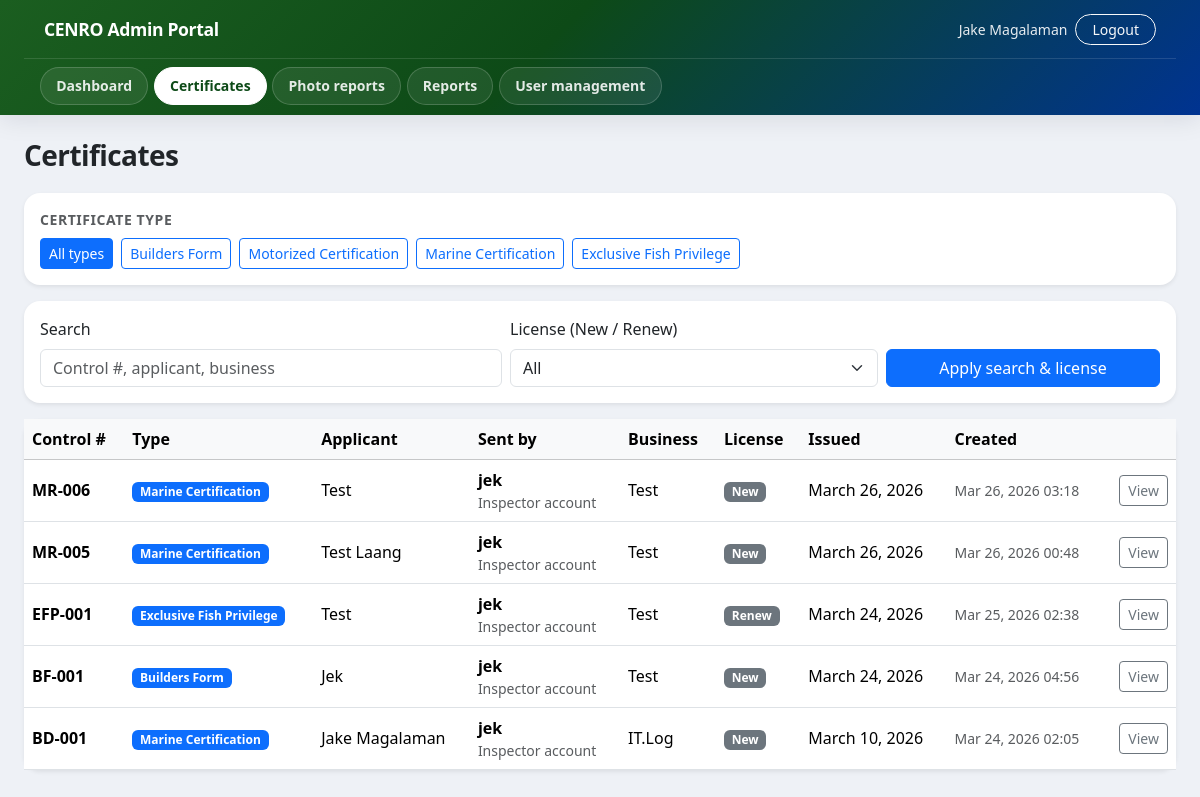
/panel/certificates/ (signed in), run on an earlier commit of the app's database.
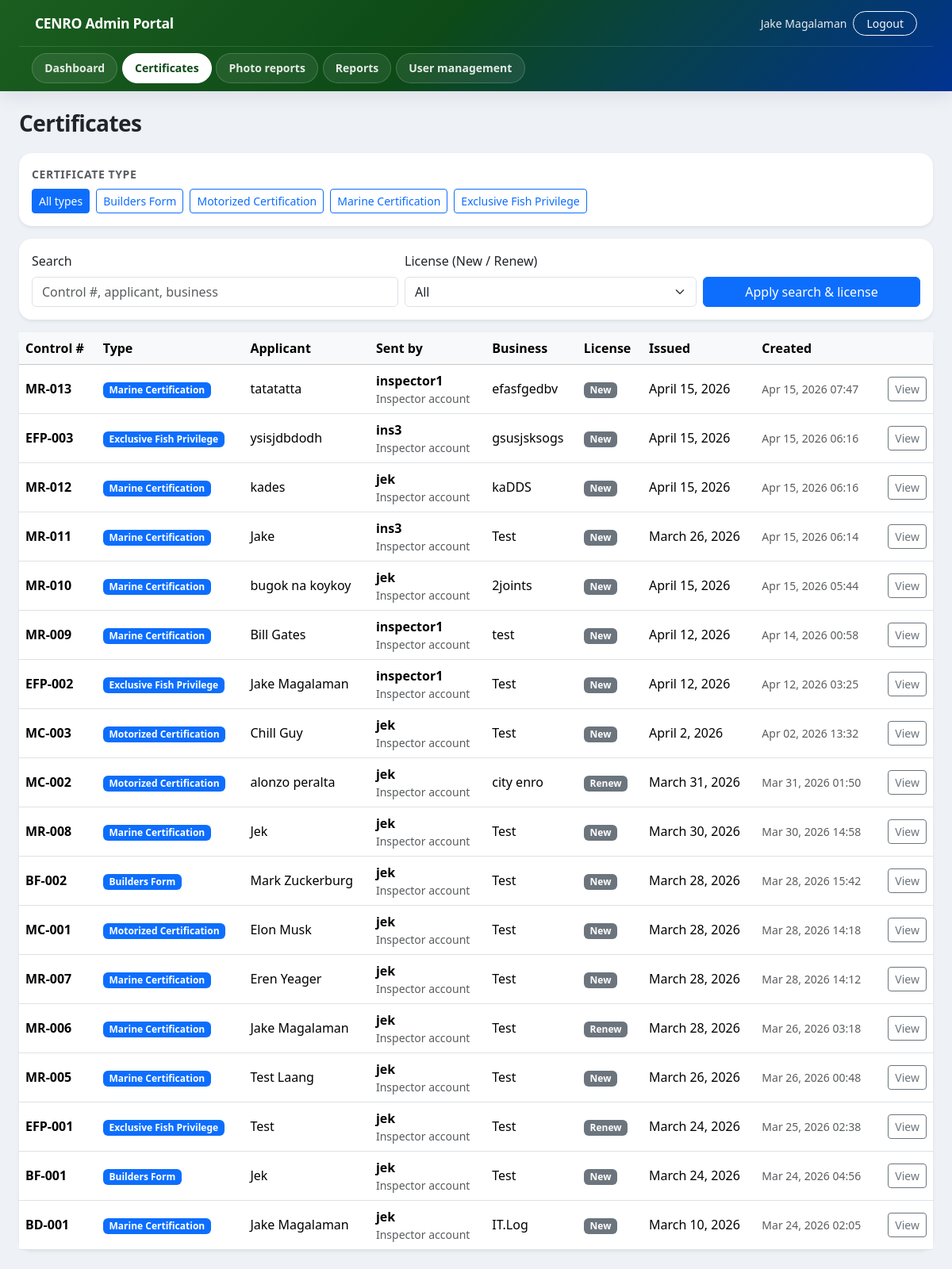
And on a later commit of the database.
### certificates/models.py (models this page shows, shortened)
class Certificate(models.Model):
  CERTIFICATE_TYPE_CHOICES = [
    ('builders_form', 'Builders Form'),
    ('motorized_certification', 'Motorized Certification'),
    ('marine_certification', 'Marine Certification'),
    ('exclusive_fish_privilege', 'Exclusive Fish Privilege'),
  ]
  certificate_type = models.CharField(
    max_length=32,
    choices=CERTIFICATE_TYPE_CHOICES,
    default='marine_certification',
    verbose_name='Certificate type',
    help_text='Form category: Builders, Motorized, Marine, or Exclusive Fish.',
  )
  control_number = models.CharField(max_length=50, unique=True)
  applicant_name = models.CharField(max_length=255)
  applicant_address = models.TextField()
  license_type = models.CharField(
    max_length=20,
    verbose_name='License (New / Renew)',
  )
  nature_of_business = models.CharField(max_length=255)
  business_name = models.CharField(max_length=255)
  business_address = models.TextField()
  contact_number = models.CharField(max_length=50)
  issued_date = models.CharField(max_length=100)
  inspector_name = models.CharField(max_length=255)
  created_by = models.ForeignKey(
    User,
    on_delete=models.SET_NULL,
    null=True,
    blank=True,
    related_name='certificates',
  )
  created_at = models.DateTimeField(auto_now_add=True)
  class Meta:
    ordering = ['-created_at']

### certificates/portal_views.py (the view, shortened to what this page needs)
# urls.py: path('certificates/', portal_views.certificate_list, name='portal_cert_list'),
@portal_staff_required
def certificate_list(request):
  q = (request.GET.get('q') or '').strip()
  license_type = (request.GET.get('license_type') or '').strip()
  certificate_type = (request.GET.get('certificate_type') or '').strip()
  qs = Certificate.objects.select_related('created_by')
  if license_type:
    qs = qs.filter(license_type=license_type)
  if certificate_type:
    qs = qs.filter(certificate_type=certificate_type)
  qs = qs.order_by('-created_at')[:500]
  license_types = (
    Certificate.objects.values_list('license_type', flat=True)
    .distinct()
    .order_by('license_type')
  )
  return render(
    request,
    'portal/certificates_list.html',
    {
      'certificates': qs,
      'q': q,
      'license_type': license_type,
      'license_types': license_types,
      'certificate_type': certificate_type,
      'certificate_type_choices': Certificate.CERTIFICATE_TYPE_CHOICES,
    },
  )

### certificates/portal_views.py (called while the page is built)
def portal_staff_required(view_func):
  @wraps(view_func)
  @login_required(login_url='/panel/login/')
  def wrapper(request, *args, **kwargs):
    if not request.user.is_staff:
      logout(request)
      return redirect('/panel/login/')
    return view_func(request, *args, **kwargs)
  return wrapper

### templates/portal/certificates_list.html (shortened to what this page needs)
{% extends "portal/base.html" %}
{% block content %}
<div class="d-flex flex-wrap gap-2 justify-content-between align-items-center mb-3">
  <div>
    <h3 class="mb-1 fw-bold" style="letter-spacing: -0.02em;">Certificates</h3>
  </div>
</div>
<div class="card border-0 shadow-sm mb-3">
  <div class="card-body py-3">
    <div class="text-muted small text-uppercase fw-semibold mb-2" style="letter-spacing: 0.04em;">Certificate type</div>
    <div class="d-flex flex-wrap gap-2">
      <a
        href="{% url 'portal_cert_list' %}?q={{ q|urlencode }}&amp;license_type={{ license_type|urlencode }}"
        class="btn btn-sm {% if not certificate_type %}btn-primary{% else %}btn-outline-primary{% endif %}"
      >All types</a>
      {% for value, label in certificate_type_choices %}
      <a
        href="{% url 'portal_cert_list' %}?q={{ q|urlencode }}&amp;license_type={{ license_type|urlencode }}&amp;certificate_type={{ value|urlencode }}"
        class="btn btn-sm {% if certificate_type == value %}btn-primary{% else %}btn-outline-primary{% endif %}"
      >{{ label }}</a>
      {% endfor %}
    </div>
  </div>
</div>
<div class="card border-0 shadow-sm mb-3">
  <div class="card-body">
    <form class="row g-2 align-items-end" method="get">
      <div class="col-md-5">
        <label class="form-label">Search</label>
        <input class="form-control" name="q" value="{{ q }}" placeholder="Control #, applicant, business">
      </div>
      <div class="col-md-4">
        <label class="form-label">License (New / Renew)</label>
        <select class="form-select" name="license_type">
          <option value="">All</option>
        </select>
      </div>
      <div class="col-md-3 d-grid">
        <button class="btn btn-primary">Apply search &amp; license</button>
      </div>
    </form>
  </div>
</div>
<div class="card border-0 shadow-sm">
  <div class="card-body p-0">
    <div class="table-responsive">
      <table class="table table-hover align-middle mb-0">
        <thead class="table-light">
          <tr>
            <th>Control #</th>
            <th>Type</th>
            <th>Applicant</th>
            <th>Sent by</th>
            <th>Business</th>
            <th>License</th>
            <th>Issued</th>
            <th>Created</th>
            <th></th>
          </tr>
        </thead>
        <tbody>
          {% for c in certificates %}
          <tr>
            <td class="fw-semibold">{{ c.control_number }}</td>
            <td><span class="badge text-bg-primary">{{ c.get_certificate_type_display }}</span></td>
            <td>{{ c.applicant_name }}</td>
            <td>
              {% if c.created_by %}
                <div class="fw-semibold">{{ c.created_by.username }}</div>
                <div class="text-muted small">Inspector account</div>
              {% elif c.inspector_name %}
                <div class="fw-semibold">{{ c.inspector_name }}</div>
                <div class="text-muted small">Inspector name (legacy)</div>
              {% else %}
                <span class="text-muted">—</span>
              {% endif %}
            </td>
            <td>{{ c.business_name }}</td>
            <td><span class="badge text-bg-secondary">{{ c.license_type }}</span></td>
            <td>{{ c.issued_date }}</td>
            <td class="text-muted small">{{ c.created_at|date:"M d, Y H:i" }}</td>
            <td class="text-end">
              <a class="btn btn-sm btn-outline-secondary" href="/panel/certificates/{{ c.pk }}/">View</a>
            </td>
          </tr>
          {% empty %}
          <tr><td colspan="9" class="text-center text-muted py-4">No certificates found.</td></tr>
          {% endfor %}
        </tbody>
      </table>
    </div>
  </div>
</div>
{% endblock %}

What changed in the data, as far as the page shows it:
added Certificate: control_number "MR-013", certificate_type "Marine Certification", applicant_name "tatatatta", created_by.username "inspector1", business_name "efasfgedbv", license_type "New", issued_date "April 15, 2026", created_at "Apr 15, 2026 07:47"
added Certificate: control_number "EFP-003", certificate_type "Exclusive Fish Privilege", applicant_name "ysisjdbdodh", created_by.username "ins3", business_name "gsusjsksogs", license_type "New", issued_date "April 15, 2026", created_at "Apr 15, 2026 06:16"
added Certificate: control_number "MR-012", certificate_type "Marine Certification", applicant_name "kades", created_by.username "jek", business_name "kaDDS", license_type "New", issued_date "April 15, 2026", created_at "Apr 15, 2026 06:16"
added Certificate: control_number "MR-011", certificate_type "Marine Certification", applicant_name "Jake", created_by.username "ins3", business_name "Test", license_type "New", issued_date "March 26, 2026", created_at "Apr 15, 2026 06:14"
added Certificate: control_number "MR-010", certificate_type "Marine Certification", applicant_name "bugok na koykoy", created_by.username "jek", business_name "2joints", license_type "New", issued_date "April 15, 2026", created_at "Apr 15, 2026 05:44"
added Certificate: control_number "MR-009", certificate_type "Marine Certification", applicant_name "Bill Gates", created_by.username "inspector1", business_name "test", license_type "New", issued_date "April 12, 2026", created_at "Apr 14, 2026 00:58"
added Certificate: control_number "EFP-002", certificate_type "Exclusive Fish Privilege", applicant_name "Jake Magalaman", created_by.username "inspector1", business_name "Test", license_type "New", issued_date "April 12, 2026", created_at "Apr 12, 2026 03:25"
added Certificate: control_number "MC-003", certificate_type "Motorized Certification", applicant_name "Chill Guy", created_by.username "jek", business_name "Test", license_type "New", issued_date "April 2, 2026", created_at "Apr 02, 2026 13:32"
added Certificate: control_number "MC-002", certificate_type "Motorized Certification", applicant_name "alonzo peralta", created_by.username "jek", business_name "city enro", license_type "Renew", issued_date "March 31, 2026", created_at "Mar 31, 2026 01:50"
added Certificate: control_number "MR-008", certificate_type "Marine Certification", applicant_name "Jek", created_by.username "jek", business_name "Test", license_type "New", issued_date "March 30, 2026", created_at "Mar 30, 2026 14:58"
added Certificate: control_number "BF-002", certificate_type "Builders Form", applicant_name "Mark Zuckerburg", created_by.username "jek", business_name "Test", license_type "New", issued_date "March 28, 2026", created_at "Mar 28, 2026 15:42"
added Certificate: control_number "MC-001", certificate_type "Motorized Certification", applicant_name "Elon Musk", created_by.username "jek", business_name "Test", license_type "New", issued_date "March 28, 2026", created_at "Mar 28, 2026 14:18"
added Certificate: control_number "MR-007", certificate_type "Marine Certification", applicant_name "Eren Yeager", created_by.username "jek", business_name "Test", license_type "New", issued_date "March 28, 2026", created_at "Mar 28, 2026 14:12"
changed Certificate "MR-006": applicant_name "Test" → "Jake Magalaman"; license_type "New" → "Renew"; issued_date "March 26, 2026" → "March 28, 2026"
